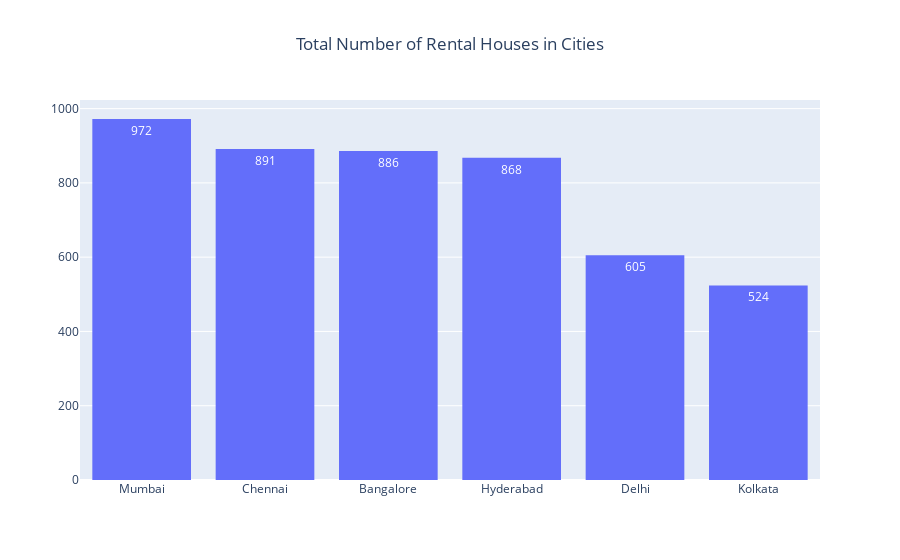

Write notebook code for a chart like this one.
### Code cell
fig = go.Figure()
fig.add_trace(go.Histogram(x = df["City"], name="City", texttemplate="%{y}")).update_xaxes(categoryorder='total descending')
fig.update_layout(title="Total Number of Rental Houses in Cities", title_x=.5)
fig.show()

### Figure 1 — Plotly figure (JSON) as saved in the notebook; plotly's stock layout.template omitted (floating-point values rounded to 4 significant figures; data arrays with more than 128 entries replaced by an {"elided": "..."} marker saying what was removed)
{"data": [{"name": "City", "texttemplate": "%{y}", "type": "histogram", "x": {"elided": "4746 str values"}}], "layout": {"title": {"text": "Total Number of Rental Houses in Cities", "x": 0.5}, "xaxis": {"categoryorder": "total descending"}}}
